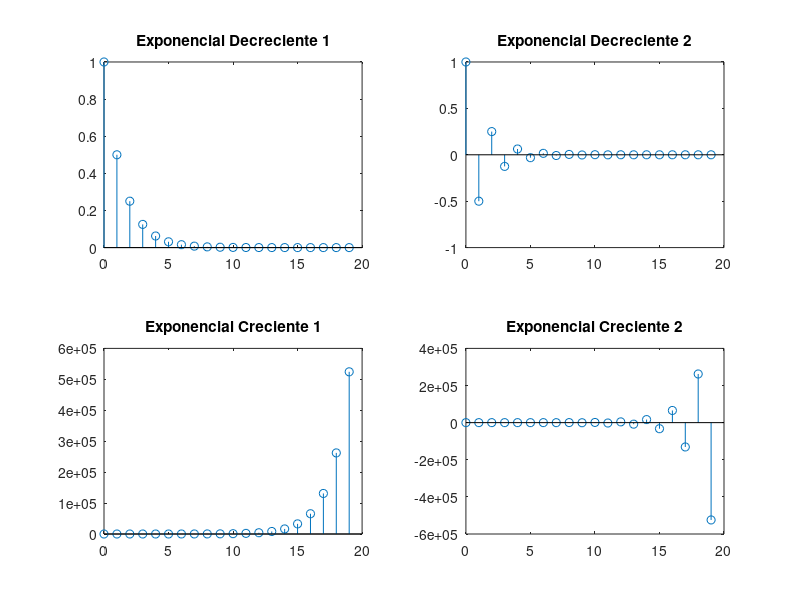

MATLAB code for this plot:
% Exponenciales tiempo discreto

figure(1);

L = 20;

% Exponencial Decreciente 1 con 0 < a < 1
a=0.5;
exp1 = zeros(1,L);
for n=0:L-1
    exp1(n+1)=a^n;
end

n=0:L-1;
subplot(2,2,1),
stem(n,exp1),
title('Exponencial Decreciente 1');

% Exponencial Decreciente 2 con -1 < a < 0
a=-0.5;
exp2 = zeros(1,L);
for n=0:L-1
    exp2(n+1)=a^n;
end

n=0:L-1;
subplot(2,2,2),
stem(n,exp2),
title('Exponencial Decreciente 2');

% Exponencial Creciente 1 con a > 1
a=2;
exp3 = zeros(1,L);
for n=0:L-1
    exp3(n+1)=a^n;
end

n=0:L-1;
subplot(2,2,3),
stem(n,exp3),
title('Exponencial Creciente 1');

% Exponencial Creciente 2 con a < -1
a=-2;
exp4 = zeros(1,L);
for n=0:L-1
    exp4(n+1)=a^n;
end

n=0:L-1;
subplot(2,2,4),
stem(n,exp4),
title('Exponencial Creciente 2');

